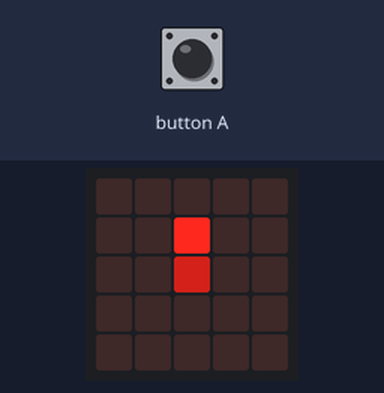
A program run on a simulated BBC micro:bit (MakeCode). Shown: the board's 5×5 LED display.

Above: at 0.15 s.
At 4.94 s:
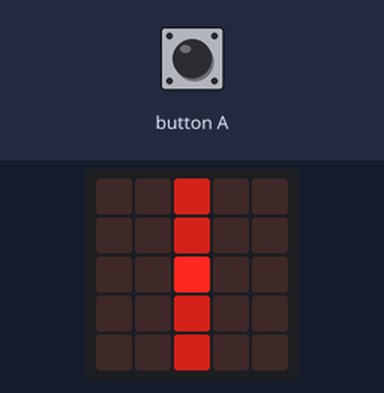
At 10.39 s:
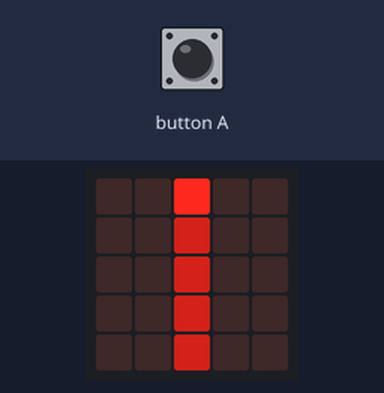
At 20.22 s:
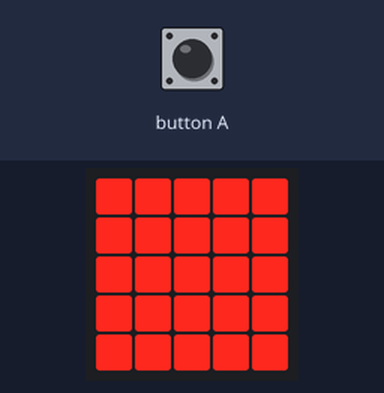
At 29.54 s:
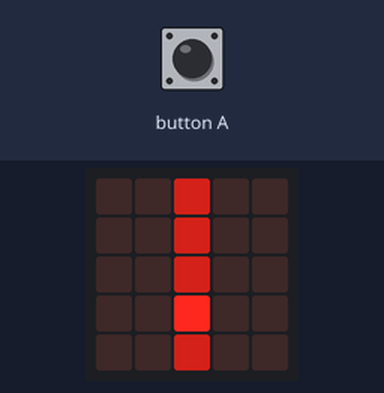
At 39.79 s:
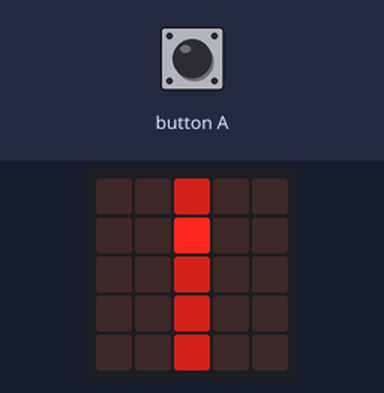

Measured:
- what the display in image 3 shows lasts 0.4 s, from 20.0 s to 20.4 s

The program:

main.ts
```typescript
input.onButtonPressed(Button.A, function () {
    for (let index = 0; index < 4; index++) {
        turtle.setSpeed(1e+262)
        turtle.back(1e+61)
    }
    basic.clearScreen()
})
basic.forever(function () {
    for (let index = 0; index < 9; index++) {
        turtle.setSpeed(1e+29)
        turtle.forward(1000)
        basic.showLeds(`
            # # # # #
            # # # # #
            # # # # #
            # # # # #
            # # # # #
            `)
        turtle.forward(1000)
    }
    basic.clearScreen()
})
```

test.ts
```typescript
// aquí va el archivo "tests"; esto no se compilará cuando este paquete se utilice como una extensión.
```
